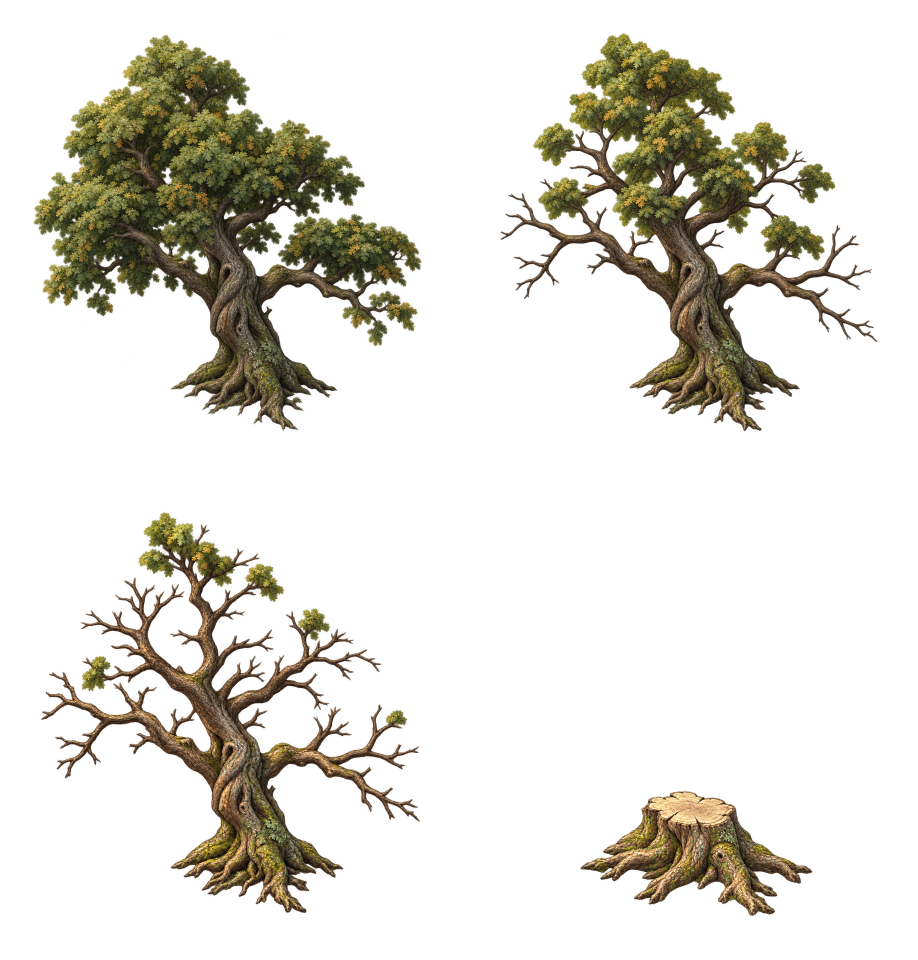
#> input picture assets/environment/frontier-resource-atlas-v1-candidate/runtime/oak-fallback-mip-0.webp, 2752 x 2880 px (shown at 1/3 size)
$ python -i prepare-barracks-sprite-test.py   (imports and definitions only)
#> lines starting #> are read from the running program, lines starting #| are printed output that depends on the picture; after the words box and inside, x2 and y2 are one past the last pixel; in counts of white or black regions, pixels touching at a corner belong together
#> further down, picture is the input picture: PIL image 2752x2880 RGBA; mean R, G, B, A 21.4, 18.7, 9.9, 48
#!/usr/bin/env python3
"""Normalize the bounded Barracks sprite study into shared grid frames."""

from math import cos, radians, sin, sqrt
from pathlib import Path
from PIL import Image, ImageChops, ImageDraw, ImageFont


ROOT = Path(__file__).resolve().parents[1] / "assets/buildings/barracks-sprite-test-v1"
SOURCE = ROOT / "source"
RUNTIME = ROOT / "runtime"
PREVIEW = ROOT / "preview"

STATES = (
    ("foundation", "Barracks foundation"),
    ("frame", "Rising frame"),
    ("complete", "Complete"),
    ("damaged", "Damaged"),
    ("critical", "Critical damage"),
)
FRAME_CELLS = 5
FOOTPRINT_CELLS = 3
FRAME_PX = 640
PIXELS_PER_WORLD_UNIT = 128
FRAME_WORLD_UNITS = FRAME_PX / PIXELS_PER_WORLD_UNIT
FIT_PX = 560
BOTTOM_MARGIN_PX = 4
CAMERA_ELEVATION_DEGREES = 46
GROUND_HALF_DEPTH_PX = round(
    (FOOTPRINT_CELLS / 2) * sqrt(2) * sin(radians(CAMERA_ELEVATION_DEGREES))
    * PIXELS_PER_WORLD_UNIT
)
GROUND_ANCHOR_Y = FRAME_PX - BOTTOM_MARGIN_PX - GROUND_HALF_DEPTH_PX


def recolor_ember(source: Image.Image) -> Image.Image:
    """Shift saturated Azure cloth blues to Ember rust, preserving shading."""
    hsv = source.convert("HSV")
#> hsv: PIL image 2752x2880 HSV; mean H, S, V 7.1, 30.3, 21.7
    hue, saturation, value = hsv.split()
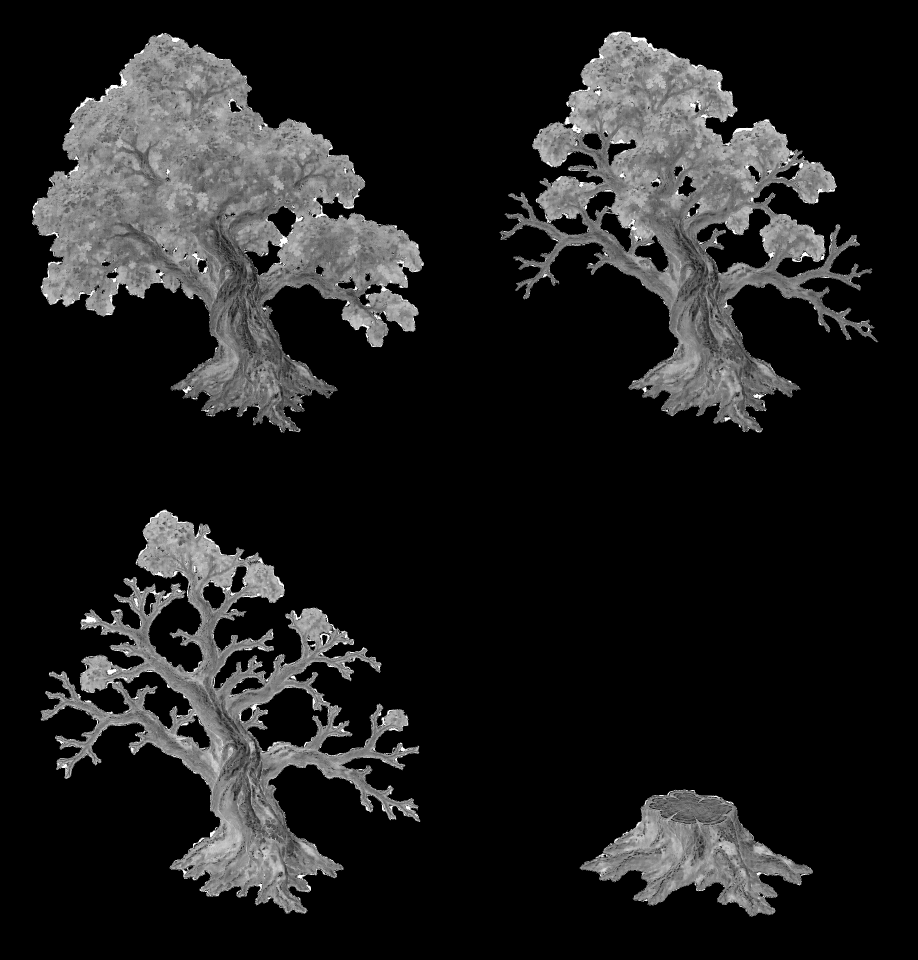
#> saturation: PIL image 2752x2880 L (shown at 1/3 size); min 0, max 255, mean 30.3
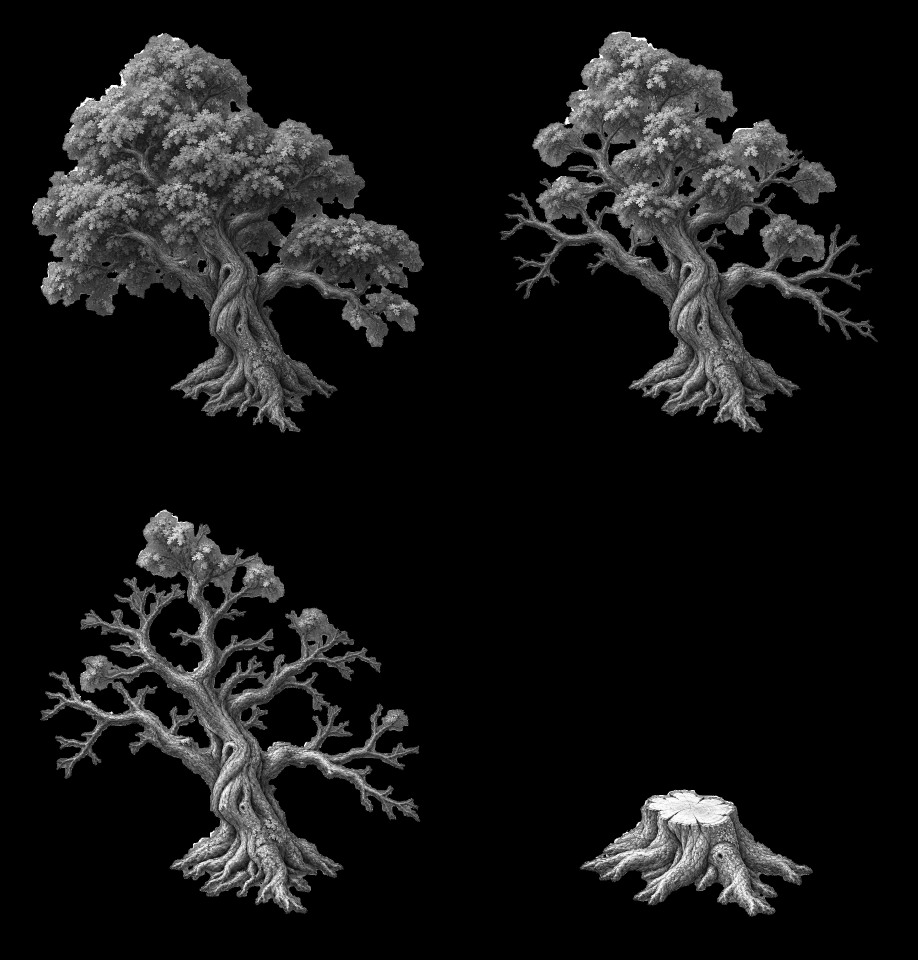
#> value: PIL image 2752x2880 L (shown at 1/3 size); min 0, max 255, mean 21.7
    blue_hue = hue.point([255 if 126 <= channel <= 190 else 0 for channel in range(256)])
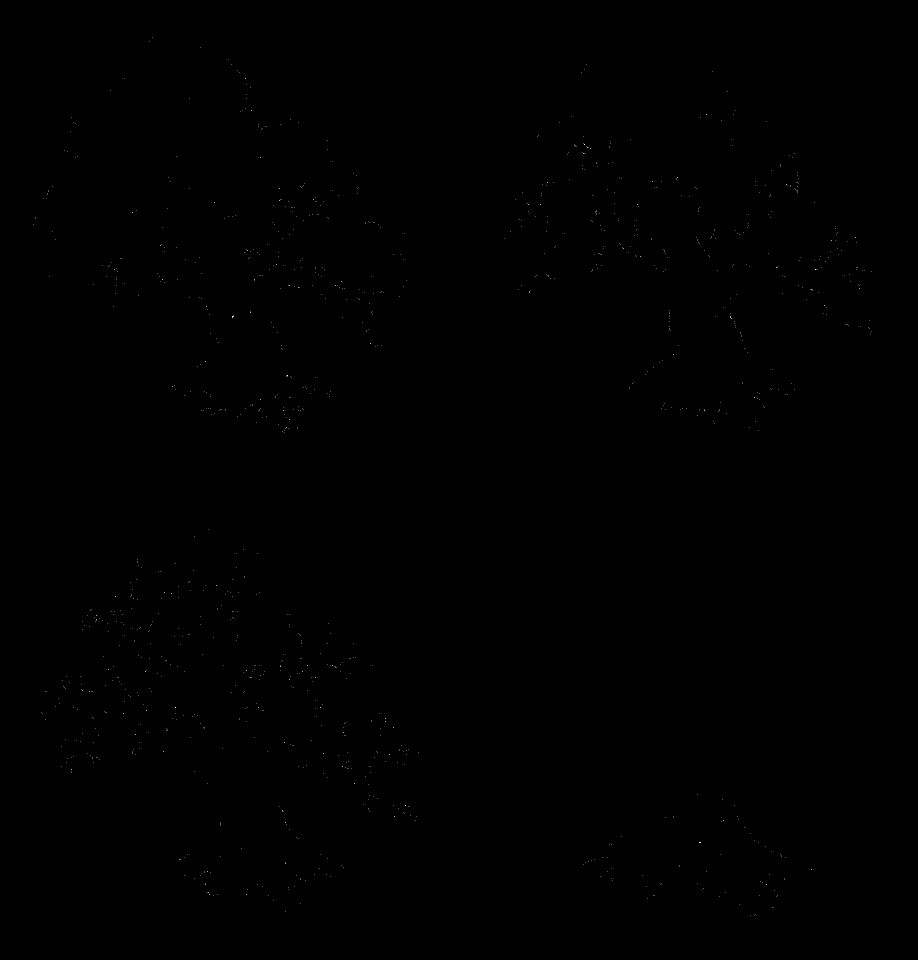
#> blue_hue: PIL image 2752x2880 L (shown at 1/3 size); 0.02% white in thin lines or dots, all inside (x1, y1, x2, y2) = (101, 111, 2615, 2748)
    saturated = saturation.point([255 if channel >= 52 else 0 for channel in range(256)])
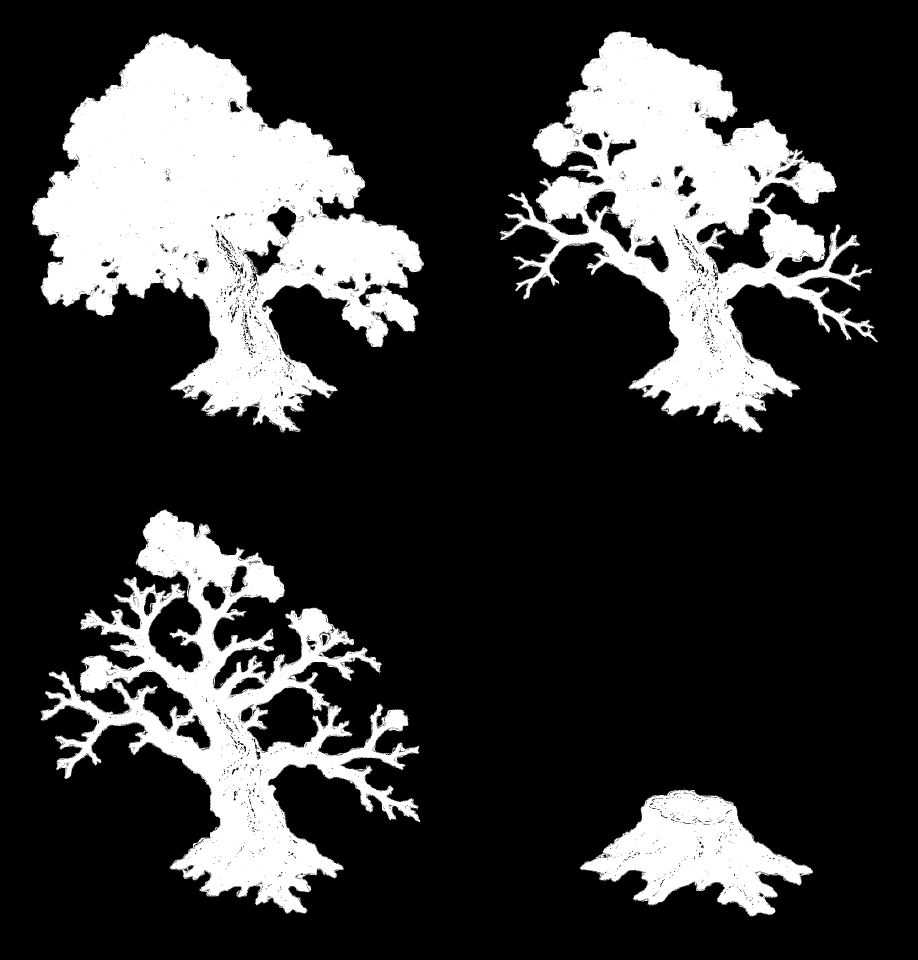
#> saturated: PIL image 2752x2880 L (shown at 1/3 size); 21.6% white; 1071 white regions (1062 under 20 px), largest, box (x1, y1, x2, y2) and area: (96, 99, 1272, 1298) 675578, (1500, 94, 2635, 1297) 505579, (122, 1529, 1260, 2741) 405316
    mask = ImageChops.multiply(blue_hue, saturated)
    ember_hue = hue.point([8 if 126 <= channel <= 190 else channel for channel in range(256)])
    shifted_rgb = Image.merge("HSV", (ember_hue, saturation, value)).convert("RGB")
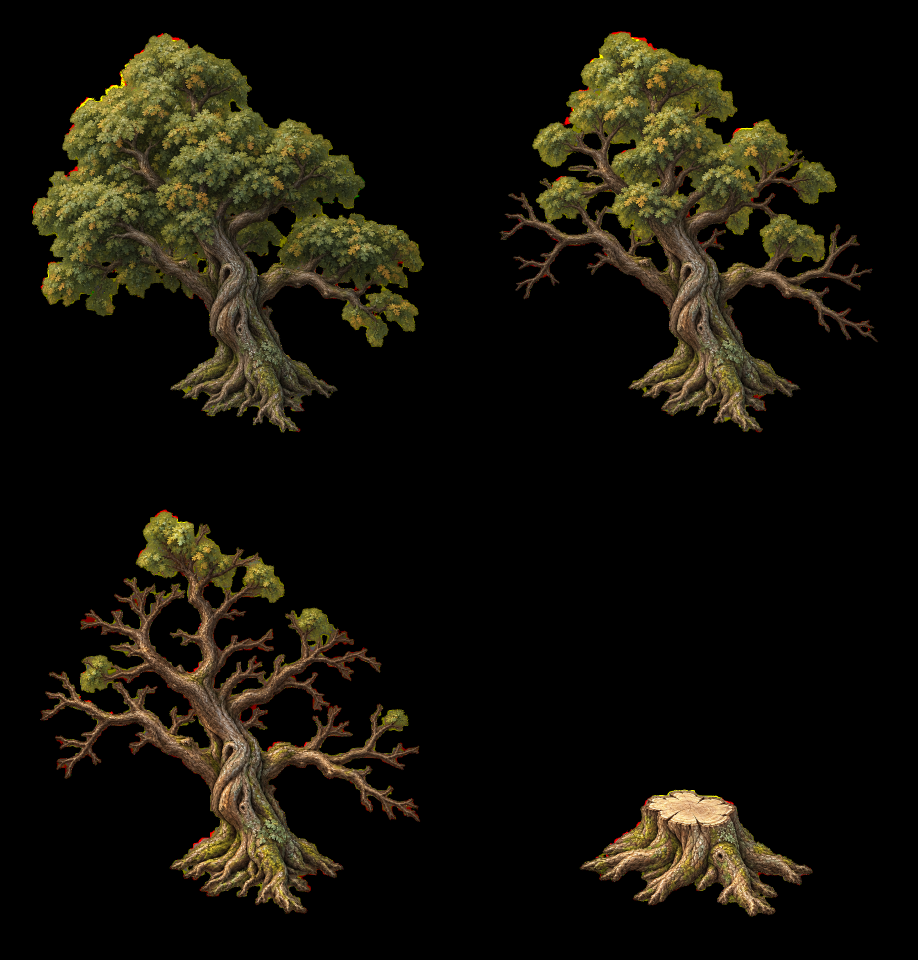
#> shifted_rgb: PIL image 2752x2880 RGB (shown at 1/3 size); mean R, G, B 21.5, 18.6, 9.9
    recolored_rgb = Image.composite(shifted_rgb, source.convert("RGB"), mask)
    result = recolored_rgb.convert("RGBA")
    result.putalpha(source.getchannel("A"))
    return result


# [16 lines left out: function normalize_frame, not called in this run]


def write_runtime(frame: Image.Image, name: str) -> None:
    target = RUNTIME / f"barracks-{name}.webp"
    frame.save(target, "WEBP", quality=88, method=6)


# [72 lines left out: functions project_ground_point, draw_frame_grid, draw_ground_footprint, build_contact_sheet, main, not called in this run]


# [2 lines not run here, left out]

>>> from PIL import Image
>>> picture = Image.open('../assets/environment/frontier-resource-atlas-v1-candidate/runtime/oak-fallback-mip-0.webp')
>>> result = recolor_ember(picture)
